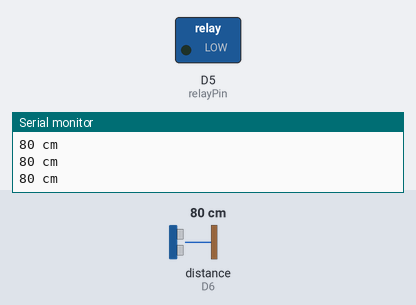
A sketch run on a simulated ESP8266 (NodeMCU). Shown: switched loads named in the sketch (green lamp = pin HIGH), the last lines printed to the serial monitor. Wiring (inferred from the names in the program): ultrasonic range finder: trigger D7; echo D6. The inputs (shaded band) are chosen by the test bench; at power-on: distance to the obstacle (sensor on D6) 80 cm. The echo pulse lasts 58.3 µs per cm; pins used as bus, display or sensor lines are not drawn.

Above: at 1.3 s.
1.4 s: distance to the obstacle (sensor on D6) set to 29 cm
2.9 s: distance to the obstacle (sensor on D6) set to 23 cm
At 3.8 s:
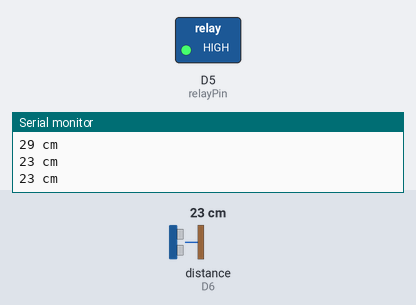
4.5 s: distance to the obstacle (sensor on D6) set to 35 cm
At 5.2 s:
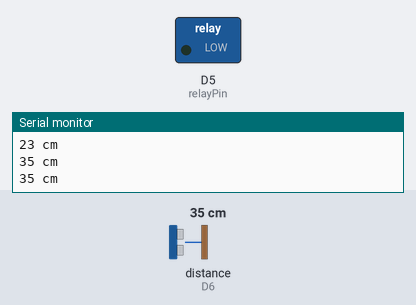
6.0 s: distance to the obstacle (sensor on D6) set to 2 cm
At 6.5 s:
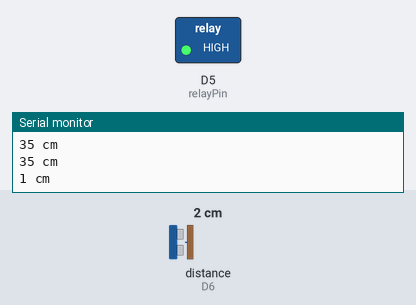
Timing chart, 0 to 8.5 s (numbered marks = the images above; inputs shaded):
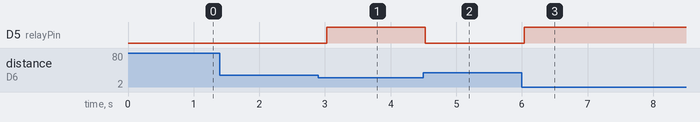

The sketch:

Relay_ESP8266.ino
```cpp
const int trigPin = D7; //ประกาศขา trig
const int echoPin = D6; //ประกาศขา echo
const int relayPin = D5; //ประกาศขา led
const int DISTANCE = 25;
long duration, distance; //ประกาศตัวแปรเก็บค่าระยะ

void setup() {
  Serial.begin(9600);
  pinMode(echoPin, INPUT); //สั่งให้ขา echo ใช้งานเป็น input
  pinMode(trigPin, OUTPUT); //สั่งให้ขา trig ใช้งานเป็น output
  pinMode(relayPin, OUTPUT);
}
void loop() {
  digitalWrite(trigPin, LOW);
  delayMicroseconds(5);
  digitalWrite(trigPin, HIGH);
  delayMicroseconds(5);
  digitalWrite(trigPin, LOW); //ใช้งานขา trig

  duration = pulseIn(echoPin, HIGH); //อ่านค่าของ echo
  distance = (duration / 2) / 29.1; //คำนวณเป็น centimeters
  Serial.print(distance);
  Serial.print(" cm\n");
  if(distance <= DISTANCE){
    digitalWrite(relayPin, HIGH);
  }
  else{
    digitalWrite(relayPin, LOW);
  }
  delay(500);
}
```

Measured:
- the behaviour switches between 26 and 25 cm on distance to the obstacle (sensor on D6) (found by bisection; images 0 and 1)
- after the input at 2.9 s, D5 (relayPin): LOW → HIGH after 0.12 s
- after the input at 4.5 s, D5 (relayPin): HIGH → LOW at once
- after the input at 6.0 s, D5 (relayPin): LOW → HIGH at once
